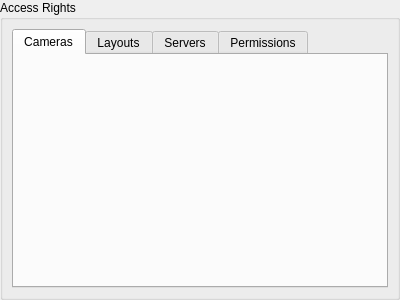
<?xml version="1.0" encoding="UTF-8"?>
<ui version="4.0">
 <class>UserAccessRightsWidget</class>
 <widget class="QWidget" name="UserAccessRightsWidget">
  <property name="geometry">
   <rect>
    <x>0</x>
    <y>0</y>
    <width>400</width>
    <height>300</height>
   </rect>
  </property>
  <layout class="QVBoxLayout" name="verticalLayout">
   <property name="leftMargin">
    <number>0</number>
   </property>
   <property name="topMargin">
    <number>0</number>
   </property>
   <property name="rightMargin">
    <number>0</number>
   </property>
   <property name="bottomMargin">
    <number>0</number>
   </property>
   <item>
    <widget class="QGroupBox" name="accessRightsGroupBox">
     <property name="title">
      <string>Access Rights</string>
     </property>
     <property name="flat">
      <bool>true</bool>
     </property>
     <layout class="QVBoxLayout" name="verticalLayout_2">
      <item>
       <widget class="QTabWidget" name="tabWidget">
        <property name="currentIndex">
         <number>0</number>
        </property>
        <widget class="QnUserAccessRightsResourcesWidget" name="camerasTab">
         <attribute name="title">
          <string>Cameras</string>
         </attribute>
        </widget>
        <widget class="QnUserAccessRightsResourcesWidget" name="layoutsTab">
         <attribute name="title">
          <string>Layouts</string>
         </attribute>
        </widget>
        <widget class="QnUserAccessRightsResourcesWidget" name="serversTab">
         <attribute name="title">
          <string>Servers</string>
         </attribute>
        </widget>
        <widget class="QWidget" name="permissionsTab">
         <attribute name="title">
          <string>Permissions</string>
         </attribute>
        </widget>
       </widget>
      </item>
     </layout>
    </widget>
   </item>
  </layout>
 </widget>
 <customwidgets>
  <customwidget>
   <class>QnUserAccessRightsResourcesWidget</class>
   <extends>QWidget</extends>
   <header location="global">ui/widgets/properties/user_access_rights_resources_widget.h</header>
   <container>1</container>
  </customwidget>
 </customwidgets>
 <resources/>
 <connections/>
</ui>
